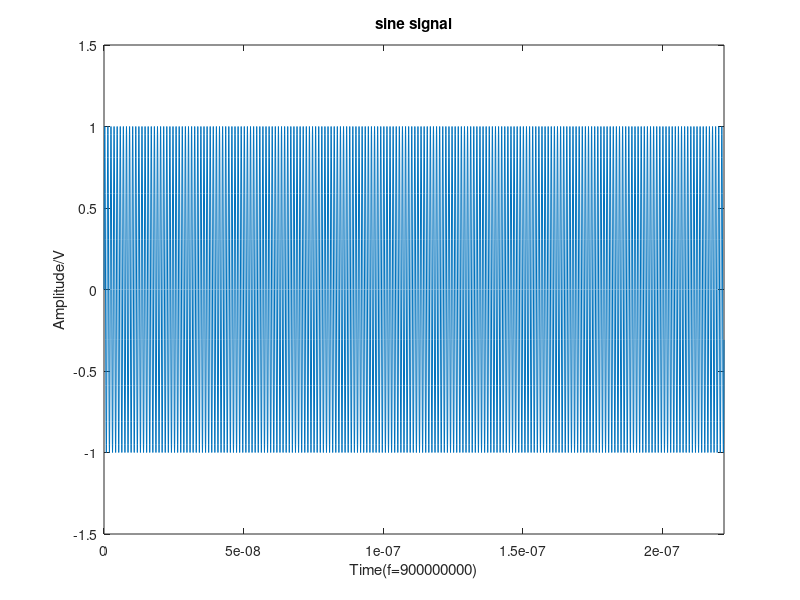
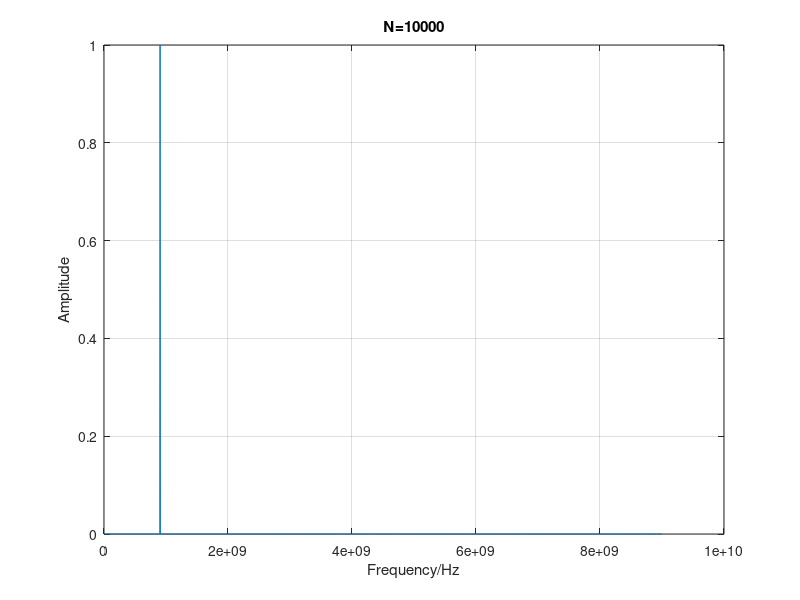

Reproduce these figures in MATLAB, in order. (Note: this script raises an error after producing the figures.)
% backscattering simulation
% Table B.2.1-2 Extended Pedestrian A model (EPA) rayleigh fading channel model
% Excess tap delay[ns/10]    	Relative power[dB]
% 0  						0.0
% 30  						-1.0
% 70						-2.0
% 90						-3.0 
% 110						-8.0
% 190						-17.2
% 410						-20.8


%% 该部分测试正弦信号经过rayleigh衰减信道，和经过rayleigh衰减信道后并添加部分噪声后的  信号功率的比较

clc;
clear;
close all;

f1=900e6;			% 信号频率900MHz
N=20;				% 信号周期内的采样点数
Fs=N*f1;				% sampling frequency, 采样频率
T = 1/Fs;  			% sampling period, 采样周期
L = 200*N; 			% length of signal

t=(0:L-1)*T;		% 采样时间s，fs的值越大，出来的波形失真越小
A = 1;				% 信号幅值

%% 构造信号
source = A*sin(2*pi*f1*t);

figure(1);
%% display the signal
plot(t,source);
axis([0 inf -1.5 1.5]);
title('sine signal');
xlabel(['Time(f=',num2str(f1),')'])
ylabel('Amplitude/V');


data_after_fft = fft(source,L);		%对信号进行快速fourier变换
mag_fft = abs(data_after_fft);					%求得Fourier变换后的幅值

f = (1:L/2)*Fs/L;				%频率序列
%% 绘出随频率变化的振幅
figure;					
plot(f,mag_fft(1:L/2)*2/L);
xlabel('Frequency/Hz');
ylabel('Amplitude');title('N=10000');grid on;

% %% 通过三种不同方式计算信号功率
% power_theoretical = (A^2/4)*2; 	% 理论平均功率
% power_theoretical_db = 10*log10(power_theoretical/2)

power_timedomain = sum(abs(source).^2)/length(source);
power_timedomain_db = 10*log10(power_timedomain/2)

% 计算该信号的功率谱
figure;
periodogram(source, hamming(length(source)),[],Fs,'centered', 'psd');
[Pxx_hamming, F]= periodogram(source, hamming(length(source)),[],Fs,'centered', 'psd');
power_freqdomain = bandpower(Pxx_hamming, F, 'psd');
power_freqdomain_db = 10*log10(power_freqdomain/2)


%构造rayleigh信道
delay_vector = [0, 30, 70, 90, 110, 190, 410]*1e-10; 			% Discrete delays of four-path channel (s)
gain_vector  = [0 -1.0 -2.0 -3.0 -8.0 -17.2 -20.8];  			% Average path gains (dB)
max_Doppler_shift  = 160;      									% Maximum Doppler shift of diffuse components (Hz)
rayleigh_chan = rayleighchan(T,max_Doppler_shift,delay_vector,gain_vector);

%% 经过rayleigh信道，且将保持该信号
rayleigh_chan.ResetBeforeFiltering = 0;
data_after_rayleigh = filter(rayleigh_chan,source); 

% 功率谱，并计算整个信号的功率
[Pxx_hamming_after_rayleigh, F_after_rayleigh]= periodogram(data_after_rayleigh, hamming(length(data_after_rayleigh)),[],Fs,'centered', 'psd');
power_freqdomain_after_rayleigh = bandpower(Pxx_hamming_after_rayleigh, F_after_rayleigh, 'psd');
power_freqdomain_after_rayleigh_db = 10*log10(power_freqdomain_after_rayleigh/2)


%%==========================================================
rayleigh_chan.ResetBeforeFiltering = 0;
data_after_rayleigh2 = filter(rayleigh_chan,source); 

SNR=10*log10(10); 
data_after_awgn=awgn(data_after_rayleigh2,SNR,'measured');  

% 功率谱，并计算整个信号的功率
[Pxx_hamming_after_rayleigh2, F_after_rayleigh2]= periodogram(data_after_awgn, hamming(length(data_after_awgn)),[],Fs,'centered', 'psd');
power_freqdomain_after_rayleigh2 = bandpower(Pxx_hamming_after_rayleigh2, F_after_rayleigh2, 'psd');
power_freqdomain_after_rayleigh_db2 = 10*log10(power_freqdomain_after_rayleigh2/2)

figure;
plot(t,real(data_after_rayleigh));
%axis([0 inf -1.5 1.5]);
title('sine signal after channel');
xlabel(['Time(f=',num2str(f1),')'])
ylabel('Amplitude/V');